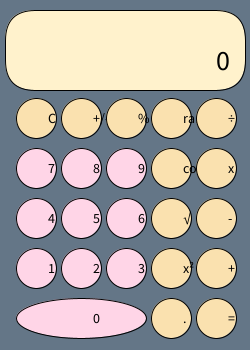
Frame 1 (no input)
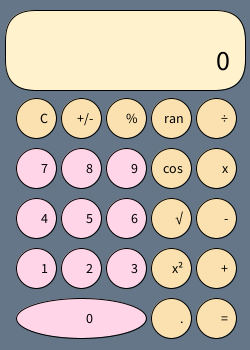
Frame 60 (the mouse pressed at the canvas centre just before this capture)
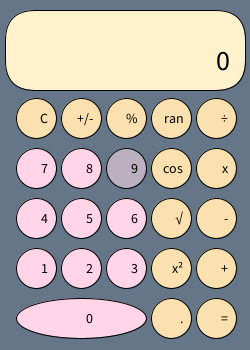
Frame 120 (the mouse held since frame 60 and released just before this capture)

The Processing sketch that drew these frames (run headless with seeded random() and noise(); from frame 60 on, the mouse is pressed at the canvas centre):

// Processing sketch: Calculator
// ── Calculator.pde
Button[] numButtons = new Button[10];
Button[] opButtons = new Button[13];
String dVal;
String op; //operator to use in calculations
float r = 0.0; //what is right of the operator
float l = 0.0; //what is left of the operator
float result = 0.0; //the answer
boolean left = true;
int currentNum = 0;

void setup() {
  size(250, 350);
  dVal = "0";
  op = "";
  left = true;
  r = 0.0;
  l = 0.0;
  result = 0.0;
  numButtons[0] = new Button(60, 300, 130, 40, "0", true);
  numButtons[1] = new Button(15, 250, 40, 40, "1", true);
  numButtons[2] = new Button(60, 250, 40, 40, "2", true);
  numButtons[3] = new Button(105, 250, 40, 40, "3", true);
  numButtons[4] = new Button(15, 200, 40, 40, "4", true);
  numButtons[5] = new Button(60, 200, 40, 40, "5", true);
  numButtons[6] = new Button(105, 200, 40, 40, "6", true);
  numButtons[7] = new Button(15, 150, 40, 40, "7", true);
  numButtons[8] = new Button(60, 150, 40, 40, "8", true);
  numButtons[9] = new Button(105, 150, 40, 40, "9", true);
  opButtons[0] = new Button(15, 100, 40, 40, "C", false);
  opButtons[1] = new Button(195, 300, 40, 40, "=", false);
  opButtons[2] = new Button(150, 300, 40, 40, ".", false);
  opButtons[3] = new Button(150, 250, 40, 40, "x²", false);
  opButtons[4] = new Button(195, 250, 40, 40, "+", false);
  opButtons[5] = new Button(150, 200, 40, 40, "√", false);
  opButtons[6] = new Button(195, 200, 40, 40, "-", false);
  opButtons[7] = new Button(150, 150, 40, 40, "cos", false);
  opButtons[8] = new Button(195, 150, 40, 40, "x", false);
  opButtons[9] = new Button(60, 100, 40, 40, "+/-", false);
  opButtons[10] = new Button(105, 100, 40, 40, "%", false);
  opButtons[11] = new Button(150, 100, 40, 40, "ran", false);
  opButtons[12] = new Button(195, 100, 40, 40, "÷", false);
}

void draw() {
  background(100, 118, 135);
  for (int i=0; i<numButtons.length; i++) {
    numButtons[i].display();
    numButtons[i].hover();
  }
  for (int i=0; i<opButtons.length; i++) {
    opButtons[i].display();
    opButtons[i].hover();
  }
  updateDisplay();
}

void updateDisplay() {
  fill(255, 242, 204);
  rect(5, 10, 240, 80, 30);
  textSize(10);
  fill(0);
  textAlign(RIGHT);

  if (dVal.length()<13) {
    textSize (28);
  } else if (dVal.length()<14) {
    textSize(26);
  } else if (dVal.length()<15) {
    textSize(24);
  } else if (dVal.length()<17) {
    textSize(21);
  } else if (dVal.length()<19) {
    textSize(19);
  } else if (dVal.length()<21) {
    textSize(17);
  } else if (dVal.length()<23) {
    textSize(15);
  } else if (dVal.length()<25) {
    textSize(14);
  } else {
    textSize(12);
  }
  text(dVal, 230, 70);
}

void mouseReleased() {
  println("L:"+1+"R." + r + "Op:" + op);
  println("Result:"+result+"Left:"+left);

  for (int i=0; i<numButtons.length; i++) {
    if (numButtons[i].hover && dVal.length()<20) {
      handleEvent(numButtons[i].val, true);
    }
  }

  for (int i=0; i<opButtons.length; i++) {
    if (opButtons[i].hover) {
      handleEvent(opButtons[i].val, false);
    }
  }
}

void keyPressed() {
  println("KEY:" + key + " keyCode:" + keyCode);

  if (key == '0' && dVal.length()<20) {
    handleEvent("0", true);
  } else if (key == '1') {
    handleEvent("1", true);
  } else if (key == '2') {
    handleEvent("2", true);
  } else if (key == '3') {
    handleEvent("3", true);
  } else if (key == '4') {
    handleEvent("4", true);
  } else if (key == '5') {
    handleEvent("5", true);
  } else if (key == '6') {
    handleEvent("6", true);
  } else if (key == '7') {
    handleEvent("7", true);
  } else if (key == '8') {
    handleEvent("8", true);
  } else if (key == '9') {
    handleEvent("9", true);
  } else if (key == '+') {
    handleEvent("+", false);
  } else if (key == '-') {
    handleEvent("-", false);
  } else if (key == '*') {
    handleEvent("x", false);
  } else if (key == '/') {
    handleEvent("÷", false);
  } else if (key == '.') {
    handleEvent(".", false);
  } else if (key == 'C') {
    handleEvent("C", false);
  } else if (key == 10) { //(key == CODED) {
    if (keyCode == ENTER || keyCode == RETURN) {
      handleEvent("=", false);
    }
  } else if(keyCode == 27)  {
    key = 0;
    if (key == 0) {
      handleEvent("C", false);
    }
  }
}

String handleEvent (String val, boolean num) {
  if (left && num) {
    if (dVal.equals("0") || result == l) {
      dVal = (val);
      l = float(dVal);
    } else {
      dVal += (val);
      l = float(dVal);
    }
  } else if (!left && num) {
    if (dVal.equals("0") || result == l) {
      dVal = (val);
      r = float(dVal);
    } else {
      dVal += (dVal);
      r = float(dVal);
    }
  } else if (val.equals("C")) {
    dVal = "0";
    result = 0.0;
    left = true;
    r = 0.0;
    l = 0.0;
    op = "";
  } else if (val.equals("+")) {
    if (!left) {
      performCalc();
    } else {
      op = "+";
      left = false;
      dVal = "0";
    }
  } else if (val.equals("-")) {
    op = "-";
    left = false;
    dVal = "0";
  } else if (val.equals("x")) {
    op = "x";
    left = false;
    dVal = "0";
  } else if (val.equals("÷")) {
    op = "÷";
    left = false;
    dVal = "0";
  } else if (val.equals("÷")) {
    op = "÷";
    left = false;
    dVal = "0";
  } else if (val.equals("%")) {
    if (left) {
      l *= 0.1;
      dVal = str(l);
    } else {
      r *= 0.1;
      dVal = str(r);
    }
  } else if (val.equals("+/-")) {
    if (left) {
      l *= -1;
      dVal = str(l);
    } else {
      r *= -1;
      dVal = str(r);
    }
  } else if (val.equals("x²")) {
    if (left) {
      l = sq(l);
      dVal = str(l);
    } else {
      r = sq(r);
      dVal = str(r);
    }
  } else if (val.equals("√")) {
    if (left) {
      l = sqrt(l);
      dVal = str(l);
    } else {
      r = sqrt(r);
      dVal = str(r);
    }
  } else if (val.equals("cos")) {
    if (left) {
      l = cos(radians(l));
      dVal = str(l);
    } else {
      r = cos(radians(r));
      dVal = str(r);
    }
  } else if (val.equals("ran")) {
    if (left) {
      l = random(0, 1);
      dVal = str(l);
    } else {
      r = random(0, 1);
      dVal = str(r);
    }
  } else if (val.equals(".") && !dVal.contains(".")) {
    dVal += (val);
  } else if (val.equals("=")) {
    performCalc();
  }
  return val;
}

void performCalc() {
  if (op.equals("+")) {
    result = l + r;
  } else if (op.equals("-")) {
    result = l - r;
  } else if (op.equals("x")) {
    result = l * r;
  } else if (op.equals("÷")) {
    result = l / r;
  }
  l = result;
  dVal = str(result);
  left = true;
}

// ── Button.pde
class Button {
  // Member variables
  int x, y, w, h;
  String val;
  boolean hover, isNumber;

  // Constructor
  Button(int tempX, int tempY, int tempW, int tempH, String tempVal, boolean isNumber) {
    x = tempX;
    y = tempY;
    w = tempW;
    h = tempH;
    val = tempVal;
    hover = false;
    this.isNumber = isNumber;
  }

  // Display Method
  void display() {
    if (isNumber) { //formatting buttons as numbers
      if (hover) {
        fill(186, 176, 191);
      } else {
        fill(255, 213, 231);
      }
      ellipse(x+21, y+18, w, h);
      fill(0);
      textSize(14);
      text(val, x+33, y+23);
    } else { //formatting buttons as operators
      if (hover) {
        fill(214, 193, 150);
      } else {
        fill(250, 225, 175);
      }
      ellipse(x+21, y+18, w, h);
      fill(0);
      text(val, x+33, y+23);
    }
  }



  // Hover Method
  void hover() {
    hover = (mouseX > x && mouseX < x+w && mouseY > y && mouseY < y+h);
  }
}
